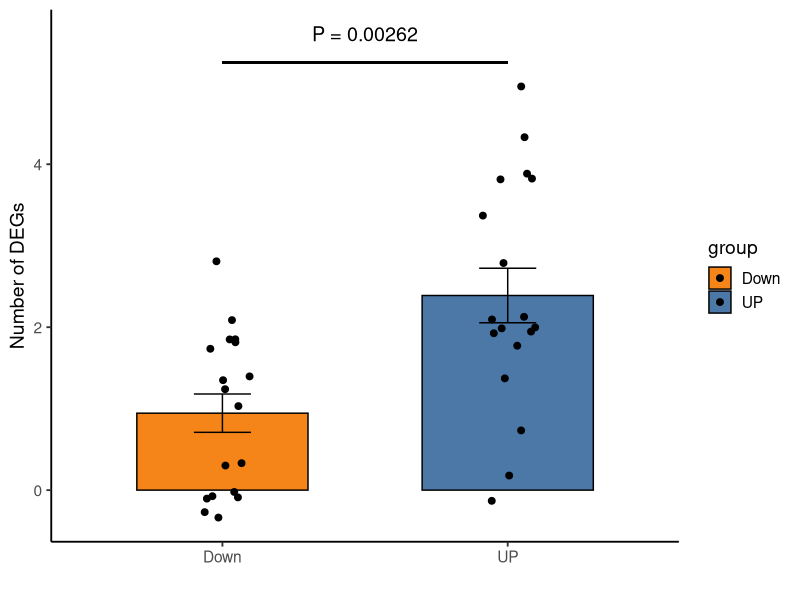
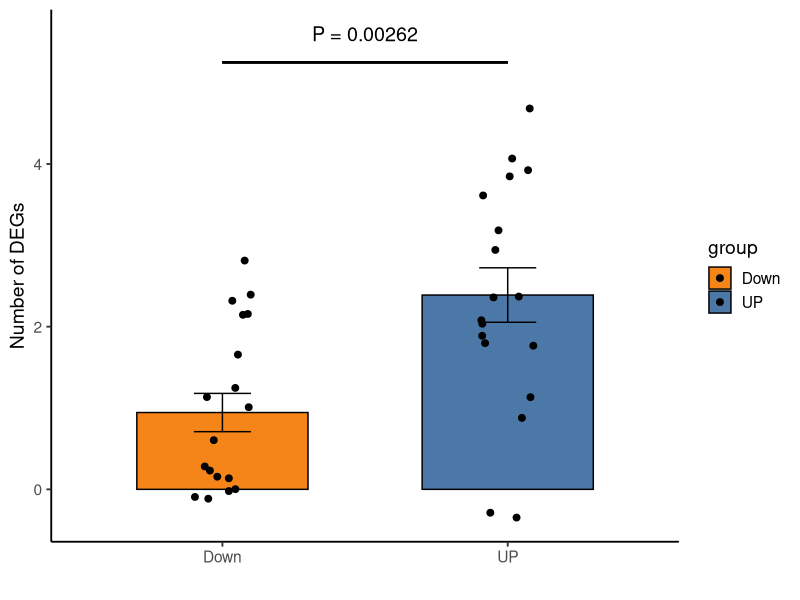

Recreate these plots in R, in order.
# ==============================
# 0. 加载包
# ==============================
library(tidyverse)
library(ggplot2)

# ==============================
# 1. 读取数据
# ==============================
df <- read.csv("../test8.csv")

# 转宽表
df_wide <- df %>%
  pivot_wider(names_from = expression, values_from = both)

# 去掉总体行（如果有）
df_wide <- df_wide %>%
  filter(name != "cancer")

# ==============================
# 2. 转成长格式（用于画图）
# ==============================
df_long <- df_wide %>%
  pivot_longer(cols = c(UP, Down),
               names_to = "group",
               values_to = "value")

# ==============================
# 3. 去异常值（IQR 方法）
# ==============================
remove_outliers <- function(x) {
  q1 <- quantile(x, 0.25)
  q3 <- quantile(x, 0.75)
  iqr <- q3 - q1
  x >= (q1 - 1.5 * iqr) & x <= (q3 + 1.5 * iqr)
}

df_filtered <- df_long %>%
  group_by(group) %>%
  filter(remove_outliers(value)) %>%
  ungroup()

# ==============================
# 4. 统计检验（Wilcoxon）
# ==============================
test_res <- wilcox.test(value ~ group, data = df_filtered)

p_value <- test_res$p.value

# ==============================
# 5. 相关性分析（可选，论文推荐一起报）
# ==============================
cor_res <- cor.test(df_wide$UP, df_wide$Down, method = "spearman")

R_value <- cor_res$estimate
cor_p <- cor_res$p.value

cat("Spearman R =", R_value, "\n")
cat("Correlation p =", cor_p, "\n")
cat("Wilcoxon p =", p_value, "\n")

# ==============================
# 6. 作图（柱状 + 散点 + P值）
# ==============================
p <- ggplot(df_filtered, aes(x = group, y = value, fill = group)) +
  
  # 柱状图（均值）
  stat_summary(fun = mean, geom = "bar", width = 0.6, color = "black") +
  
  # 误差线（SE）
  stat_summary(fun.data = mean_se, geom = "errorbar", width = 0.2) +
  
  # 散点
  geom_jitter(width = 0.1, size = 2, color = "black") +
  
  # 颜色（和你图一致）
  scale_fill_manual(values = c("UP" = "#4C78A8", "Down" = "#F58518")) +
  
  theme_classic(base_size = 14) +
  labs(
    x = "",
    y = "Number of DEGs"
  ) +
  
  # P值横线
  geom_segment(
    aes(x = 1, xend = 2,
        y = max(df_filtered$value) * 1.05,
        yend = max(df_filtered$value) * 1.05),
    inherit.aes = FALSE
  ) +
  
  # P值文字
  annotate(
    "text",
    x = 1.5,
    y = max(df_filtered$value) * 1.12,
    label = paste0("P = ", signif(p_value, 3)),
    size = 5
  )

print(p)

# ==============================
# 7. 保存图片
# ==============================
ggsave("UP_vs_Down_boxplot.pdf", p, width = 5, height = 5)
